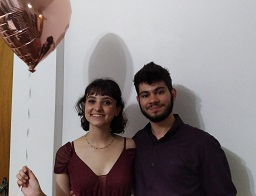
#> input picture DeepLearning/05-Neuroevolução/Convergencia de imagem/Laula/meandlaula.png, 256 x 196 px, found by its file name
$ python 'Imagem-Adaptação.py'
#> lines starting #> are read from the running program, lines starting #| are printed output that depends on the picture; long printed decimals are rounded
# -*- coding: utf-8 -*-

from matplotlib import pyplot as plt
import numpy as np
from PIL import Image, ImageDraw
from IPython.display import display, clear_output, HTML
from google.colab import files
from base64 import b64encode

img_orig = Image.open('meandlaula.png', 'r')
#> img_orig is the input picture: PIL image 256x196 RGB; mean R, G, B 136.9, 127.2, 126.7
img_orig.thumbnail((250, 250))
#> img_orig: PIL image 250x191 RGB
display(img_orig)

"""Retirar o canal de Alfa (transparência) """

y_hat = np.asarray(img_orig, dtype=int)[ :, :, :3 ]

y_hat.shape

BACKGROUND_COLOR = tuple( [ int(x) for x in np.mean( np.mean(y_hat, axis=0), axis=0) ] )
#> BACKGROUND_COLOR = (136, 127, 126)

W, H, C = y_hat.shape
#> W = 191; H = 250; C = 3

img_new = Image.new('RGB', (H,W) )
#> img_new: PIL image 250x191 RGB; every value is 0
display(img_new)

drw = ImageDraw.Draw(img_new, "RGBA")
drw.polygon( [(20,10),(150,150), (100,20)], fill=(255, 0, 0, 100))
display(img_new)
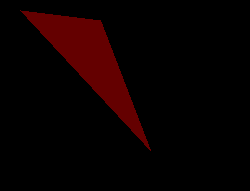
#> shown: PIL image 250x191 RGB; mean R, G, B 10.7, 0, 0

y = np.asarray( img_new, dtype=int)

err = np.sum( ( ( y - y_hat )**2 ) / (W*H*C) )
#> err = 21995.6
err

def create_individual( w, h, triangles = 100 ):
#> called with w = 10, h = 20, triangles = 1
  chromosome = list()
  for _ in range(triangles):               # Criação dos triangulos
    for _ in range(3):                    # Cada vértice em cada triangulo
      x = int ( np.random.rand() * w )    # Width aleatório de inicio
      y = int ( np.random.rand() * h )    # Heigth aleatório de inicio
      chromosome += [x, y]
    r, g, b, a = [ int(np.random.rand()*255) for _ in range(4)  ]
    a = int((a/255)*64)
    chromosome += [r, g, b, a]
  return chromosome, None

create_individual(10,20,1)

def create_population(size, w, h):
#> called with size = 2, w = 150, h = 150
  population = list()
  for _ in range(size):
    population.append( create_individual(w,h) )
  return population

create_population(2,150,150)

def get_phenotype( chromosome, triangles = 100):
#> called with triangles = 100
  chromosome = chromosome.copy()
  img = Image.new('RGB', (H,W), BACKGROUND_COLOR )
  drw = ImageDraw.Draw(img,   'RGBA')

  for _ in range(triangles):
    triangle = list()
    for _ in range(3):
      x = chromosome.pop(0)
      y = chromosome.pop(0)
      triangle.append((y,x))
    r = chromosome.pop(0)
    g = chromosome.pop(0)
    b = chromosome.pop(0)
    a = chromosome.pop(0)
    drw.polygon(triangle, fill=(r,g,b,a) )
  return img

cr, _ = create_individual(150,150)
img_new = get_phenotype(cr)
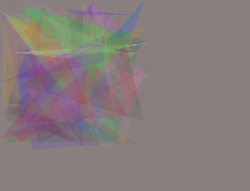
#> img_new: PIL image 250x191 RGB; mean R, G, B 134.5, 124.2, 124.2
display(img_new)

def fitness(y, y_hat):
  diff = (y - y_hat)**2
  err = np.sum(diff) / (y.shape[0]*y.shape[1]*y.shape[2])
#> err = 21995.6
  return err

print( fitness( y, y_hat ) )
#| 21995.618

# [40 lines left out: functions crossover, crossover2point, mutation, not called in this run]

def compute_fitness(population, y_hat):
  scored = list()
  for chr, score in population:
    if score is None:
      img = get_phenotype(chr)
      y = np.asarray(img, dtype=int)
      score = fitness(y, y_hat)
    scored.append((chr, score))
  scored.sort(key=lambda x:x[1])
  return scored

# [24 lines left out: functions roulette, new_generation, not called in this run]

def genalg(w, h, y_hat, pop_size, elite_size, epochs, mutation_rate):
#> called with w = 191, h = 250, pop_size = 50, elite_size = 1, epochs = 20000, mutation_rate = 0.0025
  count = 0
  imgs = list()

  x, y = list(), list()

  population = create_population(pop_size, w, h)

  for generation in range( epochs + 1 ):
    population = compute_fitness( population, y_hat )
    if generation % int(epochs/100) == 0:
      chr, fit = population[0]
      img_gen = get_phenotype(chr)
      imgs.append(img_gen)
      y.append(fit)
      x.append(generation)
      count += 1
      clear_output()
      print("Geração: ", generation, ", melhor: ", fit)
      display(img_orig)
      display(img_gen)
      plt.plot(x,y)
      plt.show()

    elite = population[:elite_size]
    population = new_generation(population, pop_size - elite_size, mutation_rate, w, h) + elite
#> this loop made 1 pass
#> fit on pass 1: 5524.8
#| Geração:  0 , melhor:  5524.759
#> pass 1, in fitness (call 2), `diff = (y - y_hat)**2`:
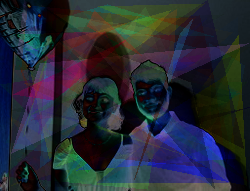
#> diff: shape (191, 250, 3) int64; mean R, G, B 5144, 5758.3, 7211.5; drawn with min black and max white
#> pass 1, in fitness (call 3), `diff = (y - y_hat)**2`:
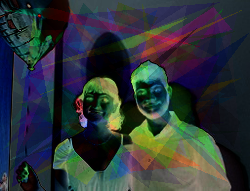
#> diff: shape (191, 250, 3) int64; mean R, G, B 5087, 5909.4, 6288.7; drawn with min black and max white
#> pass 1, in fitness (call 4), `diff = (y - y_hat)**2`:
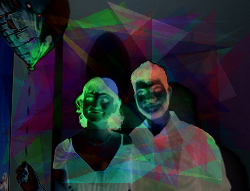
#> diff: shape (191, 250, 3) int64; mean R, G, B 5529.4, 6193.2, 6969.2; drawn with min black and max white
#> pass 1, in fitness (call 5), `diff = (y - y_hat)**2`:
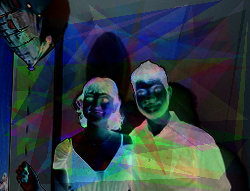
#> diff: shape (191, 250, 3) int64; mean R, G, B 4698.5, 5985.4, 6523.6; drawn with min black and max white
#> after the loop:
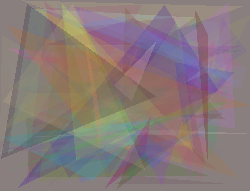
#> img_gen: PIL image 250x191 RGB; mean R, G, B 136, 121.8, 121.9
#> after the loop, count = 1; imgs = 1 item; x = [0]; y = [5524.8]

  return imgs, x, y

#> (the run stopped early here; a loop or call above may not have finished)
